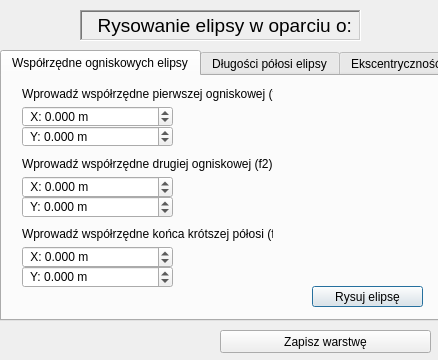
<?xml version="1.0" encoding="UTF-8"?>
<ui version="4.0">
 <class>Okno</class>
 <widget class="QDialog" name="Okno">
  <property name="enabled">
   <bool>true</bool>
  </property>
  <property name="geometry">
   <rect>
    <x>0</x>
    <y>0</y>
    <width>438</width>
    <height>360</height>
   </rect>
  </property>
  <property name="cursor">
   <cursorShape>ArrowCursor</cursorShape>
  </property>
  <property name="mouseTracking">
   <bool>true</bool>
  </property>
  <property name="tabletTracking">
   <bool>true</bool>
  </property>
  <property name="windowTitle">
   <string>DrawEllipse</string>
  </property>
  <property name="windowOpacity">
   <double>1.000000000000000</double>
  </property>
  <widget class="QLabel" name="label_2">
   <property name="geometry">
    <rect>
     <x>30</x>
     <y>10</y>
     <width>47</width>
     <height>13</height>
    </rect>
   </property>
   <property name="text">
    <string/>
   </property>
   <property name="wordWrap">
    <bool>false</bool>
   </property>
  </widget>
  <widget class="QTabWidget" name="tabWidget">
   <property name="enabled">
    <bool>true</bool>
   </property>
   <property name="geometry">
    <rect>
     <x>0</x>
     <y>50</y>
     <width>471</width>
     <height>271</height>
    </rect>
   </property>
   <property name="mouseTracking">
    <bool>true</bool>
   </property>
   <property name="focusPolicy">
    <enum>Qt::NoFocus</enum>
   </property>
   <property name="contextMenuPolicy">
    <enum>Qt::NoContextMenu</enum>
   </property>
   <property name="currentIndex">
    <number>0</number>
   </property>
   <widget class="QWidget" name="tab_7">
    <attribute name="title">
     <string>Współrzędne ogniskowych elipsy</string>
    </attribute>
    <widget class="QLabel" name="label_4">
     <property name="geometry">
      <rect>
       <x>20</x>
       <y>10</y>
       <width>251</width>
       <height>16</height>
      </rect>
     </property>
     <property name="text">
      <string>Wprowadź współrzędne pierwszej ogniskowej (f1)</string>
     </property>
    </widget>
    <widget class="QDoubleSpinBox" name="doubleSpinBox_33">
     <property name="geometry">
      <rect>
       <x>20</x>
       <y>30</y>
       <width>151</width>
       <height>21</height>
      </rect>
     </property>
     <property name="cursor">
      <cursorShape>ArrowCursor</cursorShape>
     </property>
     <property name="prefix">
      <string> X: </string>
     </property>
     <property name="suffix">
      <string> m </string>
     </property>
     <property name="decimals">
      <number>3</number>
     </property>
     <property name="minimum">
      <double>-10000000000.000000000000000</double>
     </property>
     <property name="maximum">
      <double>10000000000.000000000000000</double>
     </property>
    </widget>
    <widget class="QDoubleSpinBox" name="doubleSpinBox_34">
     <property name="geometry">
      <rect>
       <x>20</x>
       <y>50</y>
       <width>151</width>
       <height>21</height>
      </rect>
     </property>
     <property name="prefix">
      <string> Y: </string>
     </property>
     <property name="suffix">
      <string> m </string>
     </property>
     <property name="decimals">
      <number>3</number>
     </property>
     <property name="minimum">
      <double>-10000000000.000000000000000</double>
     </property>
     <property name="maximum">
      <double>10000000000.000000000000000</double>
     </property>
    </widget>
    <widget class="QDoubleSpinBox" name="doubleSpinBox_35">
     <property name="geometry">
      <rect>
       <x>20</x>
       <y>100</y>
       <width>151</width>
       <height>22</height>
      </rect>
     </property>
     <property name="prefix">
      <string> X: </string>
     </property>
     <property name="suffix">
      <string> m </string>
     </property>
     <property name="decimals">
      <number>3</number>
     </property>
     <property name="minimum">
      <double>-10000000000.000000000000000</double>
     </property>
     <property name="maximum">
      <double>10000000000.000000000000000</double>
     </property>
    </widget>
    <widget class="QDoubleSpinBox" name="doubleSpinBox_36">
     <property name="geometry">
      <rect>
       <x>20</x>
       <y>120</y>
       <width>151</width>
       <height>22</height>
      </rect>
     </property>
     <property name="prefix">
      <string> Y: </string>
     </property>
     <property name="suffix">
      <string> m </string>
     </property>
     <property name="decimals">
      <number>3</number>
     </property>
     <property name="minimum">
      <double>-10000000000.000000000000000</double>
     </property>
     <property name="maximum">
      <double>10000000000.000000000000000</double>
     </property>
    </widget>
    <widget class="QLabel" name="label_11">
     <property name="geometry">
      <rect>
       <x>20</x>
       <y>80</y>
       <width>251</width>
       <height>16</height>
      </rect>
     </property>
     <property name="text">
      <string>Wprowadź współrzędne drugiej ogniskowej (f2)</string>
     </property>
    </widget>
    <widget class="QDoubleSpinBox" name="doubleSpinBox_37">
     <property name="geometry">
      <rect>
       <x>20</x>
       <y>170</y>
       <width>151</width>
       <height>22</height>
      </rect>
     </property>
     <property name="prefix">
      <string> X: </string>
     </property>
     <property name="suffix">
      <string> m </string>
     </property>
     <property name="decimals">
      <number>3</number>
     </property>
     <property name="minimum">
      <double>-10000000000.000000000000000</double>
     </property>
     <property name="maximum">
      <double>10000000000.000000000000000</double>
     </property>
    </widget>
    <widget class="QDoubleSpinBox" name="doubleSpinBox_38">
     <property name="geometry">
      <rect>
       <x>20</x>
       <y>190</y>
       <width>151</width>
       <height>22</height>
      </rect>
     </property>
     <property name="prefix">
      <string> Y: </string>
     </property>
     <property name="suffix">
      <string> m </string>
     </property>
     <property name="decimals">
      <number>3</number>
     </property>
     <property name="minimum">
      <double>-10000000000.000000000000000</double>
     </property>
     <property name="maximum">
      <double>10000000000.000000000000000</double>
     </property>
     <property name="value">
      <double>0.000000000000000</double>
     </property>
    </widget>
    <widget class="QLabel" name="label_20">
     <property name="geometry">
      <rect>
       <x>20</x>
       <y>150</y>
       <width>251</width>
       <height>16</height>
      </rect>
     </property>
     <property name="text">
      <string>Wprowadź współrzędne końca krótszej półosi (f3)</string>
     </property>
    </widget>
    <widget class="QPushButton" name="pushButton_4">
     <property name="geometry">
      <rect>
       <x>310</x>
       <y>210</y>
       <width>111</width>
       <height>21</height>
      </rect>
     </property>
     <property name="cursor">
      <cursorShape>PointingHandCursor</cursorShape>
     </property>
     <property name="focusPolicy">
      <enum>Qt::StrongFocus</enum>
     </property>
     <property name="text">
      <string>Rysuj elipsę</string>
     </property>
     <property name="checkable">
      <bool>false</bool>
     </property>
     <property name="autoRepeat">
      <bool>false</bool>
     </property>
     <property name="default">
      <bool>false</bool>
     </property>
     <property name="flat">
      <bool>false</bool>
     </property>
    </widget>
    <widget class="QLabel" name="label_3">
     <property name="geometry">
      <rect>
       <x>270</x>
       <y>40</y>
       <width>161</width>
       <height>121</height>
      </rect>
     </property>
     <property name="text">
      <string/>
     </property>
     <property name="pixmap">
      <pixmap resource="resources.qrc">:/plugins/DrawEllipse/1.PNG</pixmap>
     </property>
     <property name="scaledContents">
      <bool>true</bool>
     </property>
     <property name="wordWrap">
      <bool>false</bool>
     </property>
     <property name="openExternalLinks">
      <bool>false</bool>
     </property>
    </widget>
   </widget>
   <widget class="QWidget" name="tab_8">
    <attribute name="title">
     <string>Długości półosi elipsy</string>
    </attribute>
    <widget class="QLabel" name="label_7">
     <property name="geometry">
      <rect>
       <x>20</x>
       <y>10</y>
       <width>251</width>
       <height>16</height>
      </rect>
     </property>
     <property name="text">
      <string>Wprowadź długość krótszej półosi (b)</string>
     </property>
    </widget>
    <widget class="QLabel" name="label_21">
     <property name="geometry">
      <rect>
       <x>20</x>
       <y>60</y>
       <width>191</width>
       <height>16</height>
      </rect>
     </property>
     <property name="text">
      <string>Wprowadź długość dłuższej półosi (a)</string>
     </property>
    </widget>
    <widget class="QPushButton" name="pushButton_8">
     <property name="geometry">
      <rect>
       <x>310</x>
       <y>210</y>
       <width>111</width>
       <height>21</height>
      </rect>
     </property>
     <property name="cursor">
      <cursorShape>PointingHandCursor</cursorShape>
     </property>
     <property name="inputMethodHints">
      <set>Qt::ImhNone</set>
     </property>
     <property name="text">
      <string>Rysuj elipsę</string>
     </property>
    </widget>
    <widget class="QDoubleSpinBox" name="doubleSpinBox_39">
     <property name="geometry">
      <rect>
       <x>30</x>
       <y>80</y>
       <width>111</width>
       <height>21</height>
      </rect>
     </property>
     <property name="prefix">
      <string> a = </string>
     </property>
     <property name="suffix">
      <string> m </string>
     </property>
     <property name="decimals">
      <number>3</number>
     </property>
     <property name="minimum">
      <double>0.000000000000000</double>
     </property>
     <property name="maximum">
      <double>10000000000.000000000000000</double>
     </property>
    </widget>
    <widget class="QDoubleSpinBox" name="doubleSpinBox_40">
     <property name="geometry">
      <rect>
       <x>30</x>
       <y>30</y>
       <width>111</width>
       <height>21</height>
      </rect>
     </property>
     <property name="prefix">
      <string> b = </string>
     </property>
     <property name="suffix">
      <string> m</string>
     </property>
     <property name="decimals">
      <number>3</number>
     </property>
     <property name="minimum">
      <double>0.000000000000000</double>
     </property>
     <property name="maximum">
      <double>10000000000.000000000000000</double>
     </property>
    </widget>
    <widget class="QLabel" name="label_22">
     <property name="geometry">
      <rect>
       <x>20</x>
       <y>110</y>
       <width>211</width>
       <height>16</height>
      </rect>
     </property>
     <property name="text">
      <string>Wprowadź współrzędne środka elipsy (pc)</string>
     </property>
    </widget>
    <widget class="QDoubleSpinBox" name="doubleSpinBox_41">
     <property name="geometry">
      <rect>
       <x>30</x>
       <y>150</y>
       <width>151</width>
       <height>22</height>
      </rect>
     </property>
     <property name="prefix">
      <string> Y: </string>
     </property>
     <property name="suffix">
      <string> m</string>
     </property>
     <property name="decimals">
      <number>3</number>
     </property>
     <property name="minimum">
      <double>-10000000000.000000000000000</double>
     </property>
     <property name="maximum">
      <double>10000000000.000000000000000</double>
     </property>
     <property name="value">
      <double>0.000000000000000</double>
     </property>
    </widget>
    <widget class="QDoubleSpinBox" name="doubleSpinBox_42">
     <property name="geometry">
      <rect>
       <x>30</x>
       <y>130</y>
       <width>151</width>
       <height>22</height>
      </rect>
     </property>
     <property name="prefix">
      <string> X: </string>
     </property>
     <property name="suffix">
      <string> m </string>
     </property>
     <property name="decimals">
      <number>3</number>
     </property>
     <property name="minimum">
      <double>-10000000000.000000000000000</double>
     </property>
     <property name="maximum">
      <double>10000000000.000000000000000</double>
     </property>
    </widget>
    <widget class="QDoubleSpinBox" name="doubleSpinBox_43">
     <property name="geometry">
      <rect>
       <x>30</x>
       <y>200</y>
       <width>111</width>
       <height>21</height>
      </rect>
     </property>
     <property name="prefix">
      <string>  φ = </string>
     </property>
     <property name="suffix">
      <string>°</string>
     </property>
     <property name="decimals">
      <number>4</number>
     </property>
     <property name="minimum">
      <double>0.000000000000000</double>
     </property>
     <property name="maximum">
      <double>10000000000.000000000000000</double>
     </property>
    </widget>
    <widget class="QLabel" name="label_23">
     <property name="geometry">
      <rect>
       <x>20</x>
       <y>180</y>
       <width>191</width>
       <height>16</height>
      </rect>
     </property>
     <property name="text">
      <string>Wprowadź kąt skręcenia elipsy</string>
     </property>
    </widget>
    <widget class="QLabel" name="label_5">
     <property name="geometry">
      <rect>
       <x>250</x>
       <y>30</y>
       <width>171</width>
       <height>161</height>
      </rect>
     </property>
     <property name="text">
      <string/>
     </property>
     <property name="pixmap">
      <pixmap resource="resources.qrc">:/plugins/DrawEllipse/2.PNG</pixmap>
     </property>
     <property name="scaledContents">
      <bool>true</bool>
     </property>
    </widget>
   </widget>
   <widget class="QWidget" name="tab_9">
    <attribute name="title">
     <string>Ekscentryczność elipsy</string>
    </attribute>
    <widget class="QLabel" name="label_40">
     <property name="geometry">
      <rect>
       <x>20</x>
       <y>10</y>
       <width>231</width>
       <height>16</height>
      </rect>
     </property>
     <property name="text">
      <string>Parametr ekscetryczności - mimośród elipsy (e)</string>
     </property>
    </widget>
    <widget class="QLabel" name="label_41">
     <property name="geometry">
      <rect>
       <x>20</x>
       <y>60</y>
       <width>211</width>
       <height>16</height>
      </rect>
     </property>
     <property name="text">
      <string>Wprowadź współrzędne środka elipsy (pc)</string>
     </property>
    </widget>
    <widget class="QPushButton" name="pushButton_9">
     <property name="geometry">
      <rect>
       <x>310</x>
       <y>210</y>
       <width>111</width>
       <height>21</height>
      </rect>
     </property>
     <property name="cursor">
      <cursorShape>PointingHandCursor</cursorShape>
     </property>
     <property name="text">
      <string>Rysuj elipsę</string>
     </property>
    </widget>
    <widget class="QDoubleSpinBox" name="doubleSpinBox_45">
     <property name="geometry">
      <rect>
       <x>30</x>
       <y>30</y>
       <width>111</width>
       <height>21</height>
      </rect>
     </property>
     <property name="prefix">
      <string> e = </string>
     </property>
     <property name="suffix">
      <string/>
     </property>
     <property name="decimals">
      <number>5</number>
     </property>
     <property name="minimum">
      <double>0.000000000000000</double>
     </property>
     <property name="maximum">
      <double>1.000000000000000</double>
     </property>
     <property name="singleStep">
      <double>0.010000000000000</double>
     </property>
    </widget>
    <widget class="QDoubleSpinBox" name="doubleSpinBox_46">
     <property name="geometry">
      <rect>
       <x>30</x>
       <y>100</y>
       <width>151</width>
       <height>21</height>
      </rect>
     </property>
     <property name="prefix">
      <string> Y: </string>
     </property>
     <property name="suffix">
      <string> m</string>
     </property>
     <property name="decimals">
      <number>3</number>
     </property>
     <property name="minimum">
      <double>-10000000000.000000000000000</double>
     </property>
     <property name="maximum">
      <double>10000000000.000000000000000</double>
     </property>
    </widget>
    <widget class="QDoubleSpinBox" name="doubleSpinBox_47">
     <property name="geometry">
      <rect>
       <x>30</x>
       <y>80</y>
       <width>151</width>
       <height>21</height>
      </rect>
     </property>
     <property name="prefix">
      <string> X: </string>
     </property>
     <property name="suffix">
      <string> m</string>
     </property>
     <property name="decimals">
      <number>3</number>
     </property>
     <property name="minimum">
      <double>-10000000000.000000000000000</double>
     </property>
     <property name="maximum">
      <double>10000000000.000000000000000</double>
     </property>
    </widget>
    <widget class="QLabel" name="label_42">
     <property name="geometry">
      <rect>
       <x>20</x>
       <y>130</y>
       <width>191</width>
       <height>16</height>
      </rect>
     </property>
     <property name="text">
      <string>Wprowadź długość dłuższej półosi (a)</string>
     </property>
    </widget>
    <widget class="QDoubleSpinBox" name="doubleSpinBox_48">
     <property name="geometry">
      <rect>
       <x>30</x>
       <y>150</y>
       <width>111</width>
       <height>21</height>
      </rect>
     </property>
     <property name="prefix">
      <string> a = </string>
     </property>
     <property name="suffix">
      <string> m</string>
     </property>
     <property name="decimals">
      <number>3</number>
     </property>
     <property name="minimum">
      <double>0.000000000000000</double>
     </property>
     <property name="maximum">
      <double>10000000000.000000000000000</double>
     </property>
    </widget>
    <widget class="QDoubleSpinBox" name="doubleSpinBox_44">
     <property name="geometry">
      <rect>
       <x>30</x>
       <y>200</y>
       <width>111</width>
       <height>21</height>
      </rect>
     </property>
     <property name="prefix">
      <string>  φ = </string>
     </property>
     <property name="suffix">
      <string>°</string>
     </property>
     <property name="decimals">
      <number>4</number>
     </property>
     <property name="minimum">
      <double>0.000000000000000</double>
     </property>
     <property name="maximum">
      <double>10000000000.000000000000000</double>
     </property>
    </widget>
    <widget class="QLabel" name="label_24">
     <property name="geometry">
      <rect>
       <x>20</x>
       <y>180</y>
       <width>191</width>
       <height>16</height>
      </rect>
     </property>
     <property name="text">
      <string>Wprowadź kąt skręcenia elipsy</string>
     </property>
    </widget>
    <widget class="QLabel" name="label_6">
     <property name="geometry">
      <rect>
       <x>250</x>
       <y>30</y>
       <width>171</width>
       <height>171</height>
      </rect>
     </property>
     <property name="text">
      <string/>
     </property>
     <property name="pixmap">
      <pixmap resource="resources.qrc">:/plugins/DrawEllipse/3.PNG</pixmap>
     </property>
     <property name="scaledContents">
      <bool>true</bool>
     </property>
    </widget>
   </widget>
  </widget>
  <widget class="QLabel" name="label">
   <property name="geometry">
    <rect>
     <x>80</x>
     <y>10</y>
     <width>281</width>
     <height>31</height>
    </rect>
   </property>
   <property name="font">
    <font>
     <family>MS Shell Dlg 2</family>
     <pointsize>14</pointsize>
     <weight>9</weight>
     <italic>false</italic>
     <bold>false</bold>
    </font>
   </property>
   <property name="cursor">
    <cursorShape>WhatsThisCursor</cursorShape>
   </property>
   <property name="mouseTracking">
    <bool>true</bool>
   </property>
   <property name="focusPolicy">
    <enum>Qt::NoFocus</enum>
   </property>
   <property name="layoutDirection">
    <enum>Qt::LeftToRight</enum>
   </property>
   <property name="styleSheet">
    <string notr="true">font: 75 14pt &quot;MS Shell Dlg 2&quot;;</string>
   </property>
   <property name="frameShape">
    <enum>QFrame::WinPanel</enum>
   </property>
   <property name="frameShadow">
    <enum>QFrame::Sunken</enum>
   </property>
   <property name="lineWidth">
    <number>10</number>
   </property>
   <property name="text">
    <string>  Rysowanie elipsy w oparciu o:</string>
   </property>
   <property name="textFormat">
    <enum>Qt::PlainText</enum>
   </property>
   <property name="scaledContents">
    <bool>false</bool>
   </property>
   <property name="wordWrap">
    <bool>false</bool>
   </property>
   <property name="margin">
    <number>0</number>
   </property>
   <property name="indent">
    <number>-5</number>
   </property>
   <property name="openExternalLinks">
    <bool>false</bool>
   </property>
  </widget>
  <widget class="QPushButton" name="pushButton_2">
   <property name="geometry">
    <rect>
     <x>220</x>
     <y>330</y>
     <width>211</width>
     <height>23</height>
    </rect>
   </property>
   <property name="cursor">
    <cursorShape>PointingHandCursor</cursorShape>
   </property>
   <property name="text">
    <string>Zapisz warstwę</string>
   </property>
  </widget>
  <widget class="QLabel" name="label_8">
   <property name="geometry">
    <rect>
     <x>30</x>
     <y>10</y>
     <width>31</width>
     <height>31</height>
    </rect>
   </property>
   <property name="text">
    <string/>
   </property>
   <property name="pixmap">
    <pixmap resource="resources.qrc">:/plugins/DrawEllipse/icon.png</pixmap>
   </property>
  </widget>
 </widget>
 <resources>
  <include location="resources.qrc"/>
 </resources>
 <connections/>
</ui>
